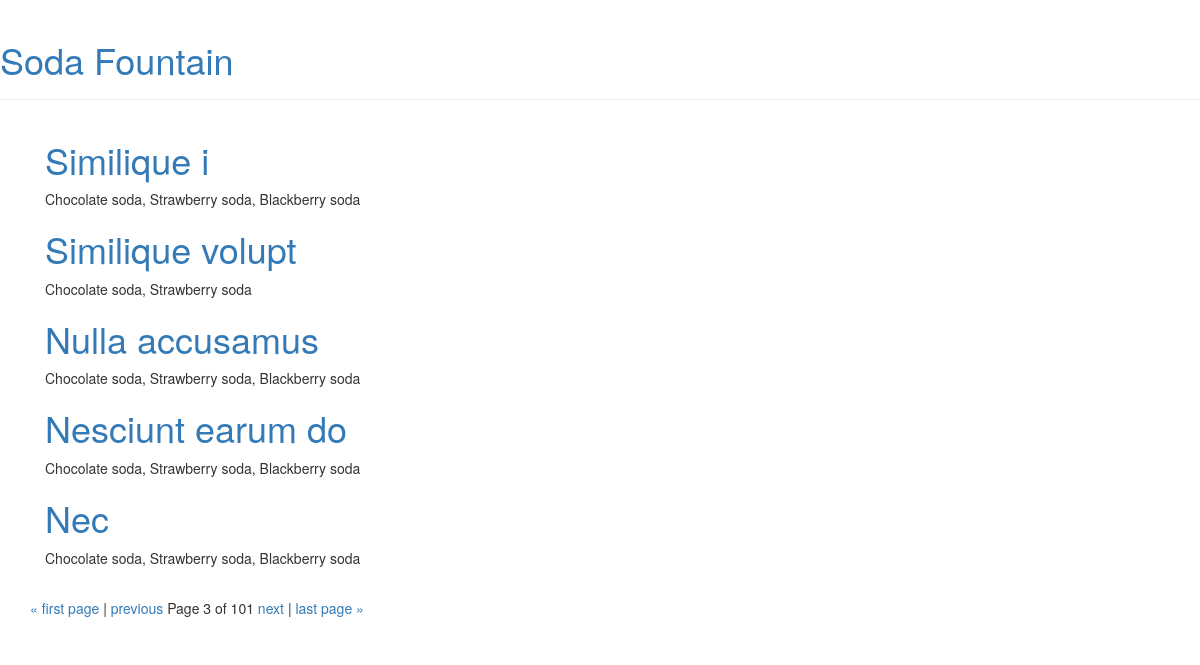
/?page=3, run on the app's committed database.
### menu/models.py (models this page shows, shortened)
class Menu(models.Model):
    season = models.CharField(max_length=20)
    items = models.ManyToManyField('Item', related_name='items')
    created_date = models.DateTimeField(
            default=timezone.now)
    expiration_date = models.DateTimeField(
            blank=True, null=True)

class Item(models.Model):
    name = models.CharField(max_length=200)
    description = models.TextField()
    chef = models.ForeignKey('auth.User', on_delete=models.CASCADE)
    created_date = models.DateTimeField(
            default=timezone.now)
    standard = models.BooleanField(default=False)
    ingredients = models.ManyToManyField('Ingredient')
    def __str__(self):
        return self.name

### menu/views.py (the view)
# urls.py: url(r'^$', views.menu_list, name='menu_list'),
def menu_list(request):
    menu = Menu.objects.all().prefetch_related('items')
    paginator = Paginator(menu, 5)
    page = request.GET.get('page')
    menus = paginator.get_page(page)
    return render(request, 'menu/list_all_current_menus.html',
                  {'menus': menus})

### menu/templates/menu/list_all_current_menus.html (shortened to what this page needs)
{% extends 'menu/layout.html' %}
{% block content %}
    <div class="col-md-8">
        <div class="post">
            {% for menu in menus %}
                <h1>
                    <a href="{% url 'menu:menu_detail' pk=menu.pk %}">{{ menu.season }}</a>
                </h1>
                <p>{{ menu.items.all|join:", "}}</p>
            {% endfor %}
        </div>
    </div>
    <div class="pagination">
        <span class="step-links">
            {% if menus.has_previous %}
                <a href="?page=1">&laquo; first page </a><span>|</span>
                <a href="?page={{ menus.previous_page_number }}">previous</a>
            {% endif %}
            <span class="current">
                Page {{ menus.number }} of {{ menus.paginator.num_pages }}
            </span>
            {% if menus.has_next %}
                <a href="?page={{ menus.next_page_number }}">next </a><span>|</span>
                <a href="?page={{ menus.paginator.num_pages }}">last page &raquo;</a>
            {% endif %}
        </span>
    </div>
{% endblock %}

### data on the page
Menu: season "Similique i", items.all "Chocolate soda, Strawberry soda, Blackberry soda"
Menu: season "Similique volupt", items.all "Chocolate soda, Strawberry soda"
Menu: season "Nulla accusamus", items.all "Chocolate soda, Strawberry soda, Blackberry soda"
Menu: season "Nesciunt earum do", items.all "Chocolate soda, Strawberry soda, Blackberry soda"
Menu: season "Nec", items.all "Chocolate soda, Strawberry soda, Blackberry soda"

### other printed values
{{ menus.number }} "3"
{{ menus.paginator.num_pages }} "101"
